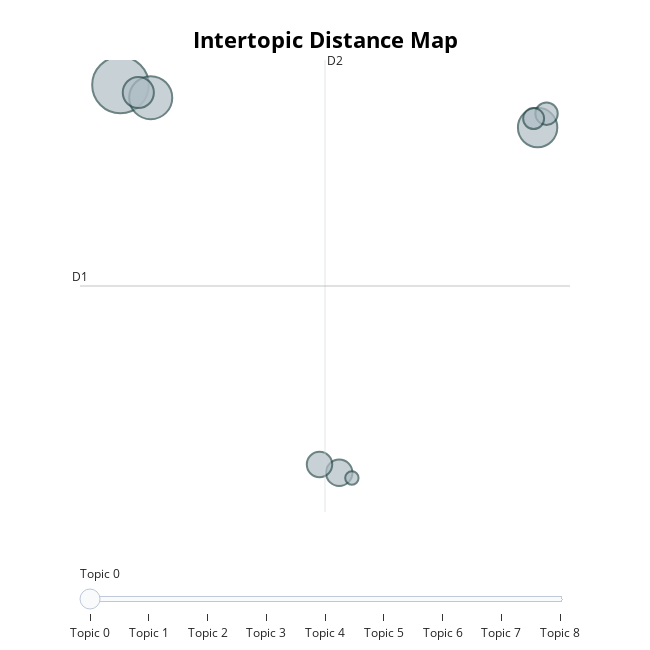
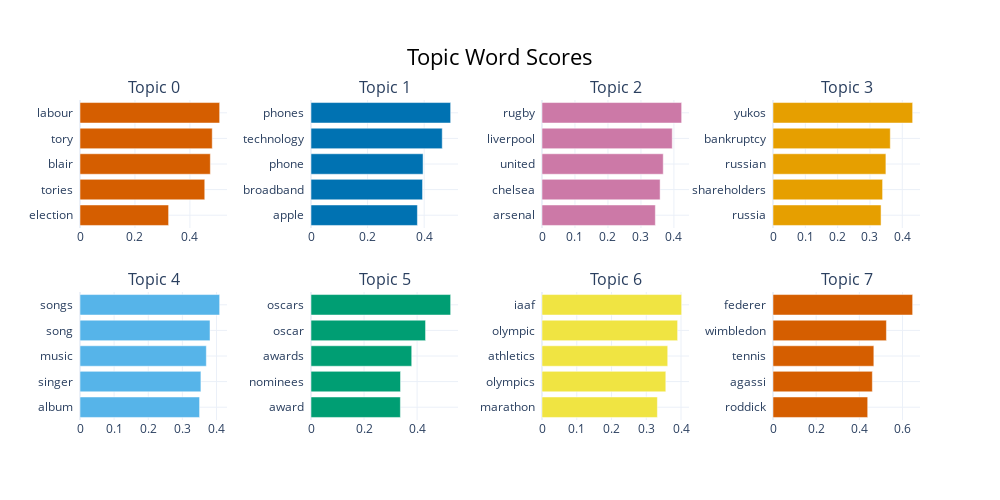

Source (notebook cell) for these figures, in order:
### Code cell
info_df_enhanced = topic_model_baseline.get_topic_info()
clean_df_enhanced = info_df_enhanced[info_df["Topic"] != -1].copy()

clean_df_enhanced["Top Keywords"] = clean_df_enhanced["Representation"].apply(clean_keywords)

display_table_enhanced = clean_df_enhanced[["Topic", "Count", "Top Keywords"]]

display(display_table_enhanced.head(5))

fig_map_enhanced = topic_model_baseline.visualize_topics()
fig_map_enhanced.show()

fig_bar_enhanced = topic_model_baseline.visualize_barchart(top_n_topics=8)
fig_bar_enhanced.show()

### Figure 1 — Plotly figure (JSON) as saved in the notebook; plotly's stock layout.template omitted (floating-point values rounded to 4 significant figures)
{"data": [{"customdata": [[0, "labour | tory | blair | tories | election", 357], [1, "phones | technology | phone | broadband | apple", 207], [2, "rugby | liverpool | united | chelsea | arsenal", 173], [3, "yukos | bankruptcy | russian | shareholders | russia", 108], [4, "songs | song | music | singer | album", 78], [5, "oscars | oscar | awards | nominees | award", 72], [6, "iaaf | olympic | athletics | olympics | marathon", 56], [7, "federer | wimbledon | tennis | agassi | roddick", 49], [8, "eviction | itv1 | celebrity | housemates | bbc", 20]], "hovertemplate": "<b>Topic %{customdata[0]}</b><br>%{customdata[1]}<br>Size: %{customdata[2]}", "legendgroup": "", "marker": {"color": "#B0BEC5", "size": [357, 207, 173, 108, 78, 72, 56, 49, 20], "sizemode": "area", "sizeref": 0.2231, "symbol": "circle", "line": {"color": "DarkSlateGrey", "width": 2}}, "mode": "markers", "name": "", "orientation": "v", "showlegend": false, "x": [-6.416, -5.697, 3.506, -5.992, -1.213, -1.682, 3.718, 3.411, -0.9122], "xaxis": "x", "y": [9.498, 8.776, 7.074, 9.068, -12.6, -12.13, 7.863, 7.587, -12.9], "yaxis": "y", "type": "scatter"}], "layout": {"xaxis": {"anchor": "y", "domain": [0.0, 1.0], "title": {"text": ""}, "visible": false, "range": [-7.379, 4.276]}, "yaxis": {"anchor": "x", "domain": [0.0, 1.0], "title": {"text": ""}, "visible": false, "range": [-14.84, 10.92]}, "legend": {"tracegroupgap": 0, "itemsizing": "constant"}, "margin": {"t": 60}, "title": {"font": {"size": 22, "color": "Black"}, "text": "<b>Intertopic Distance Map</b>", "y": 0.95, "x": 0.5, "xanchor": "center", "yanchor": "top"}, "hoverlabel": {"font": {"size": 16, "family": "Rockwell"}, "bgcolor": "white"}, "width": 650, "height": 650, "sliders": [{"active": 0, "pad": {"t": 50}, "steps": [{"args": [{"marker.color": [["red", "#B0BEC5", "#B0BEC5", "#B0BEC5", "#B0BEC5", "#B0BEC5", "#B0BEC5", "#B0BEC5", "#B0BEC5"]]}], "label": "Topic 0", "method": "update"}, {"args": [{"marker.color": [["#B0BEC5", "red", "#B0BEC5", "#B0BEC5", "#B0BEC5", "#B0BEC5", "#B0BEC5", "#B0BEC5", "#B0BEC5"]]}], "label": "Topic 1", "method": "update"}, {"args": [{"marker.color": [["#B0BEC5", "#B0BEC5", "red", "#B0BEC5", "#B0BEC5", "#B0BEC5", "#B0BEC5", "#B0BEC5", "#B0BEC5"]]}], "label": "Topic 2", "method": "update"}, {"args": [{"marker.color": [["#B0BEC5", "#B0BEC5", "#B0BEC5", "red", "#B0BEC5", "#B0BEC5", "#B0BEC5", "#B0BEC5", "#B0BEC5"]]}], "label": "Topic 3", "method": "update"}, {"args": [{"marker.color": [["#B0BEC5", "#B0BEC5", "#B0BEC5", "#B0BEC5", "red", "#B0BEC5", "#B0BEC5", "#B0BEC5", "#B0BEC5"]]}], "label": "Topic 4", "method": "update"}, {"args": [{"marker.color": [["#B0BEC5", "#B0BEC5", "#B0BEC5", "#B0BEC5", "#B0BEC5", "red", "#B0BEC5", "#B0BEC5", "#B0BEC5"]]}], "label": "Topic 5", "method": "update"}, {"args": [{"marker.color": [["#B0BEC5", "#B0BEC5", "#B0BEC5", "#B0BEC5", "#B0BEC5", "#B0BEC5", "red", "#B0BEC5", "#B0BEC5"]]}], "label": "Topic 6", "method": "update"}, {"args": [{"marker.color": [["#B0BEC5", "#B0BEC5", "#B0BEC5", "#B0BEC5", "#B0BEC5", "#B0BEC5", "#B0BEC5", "red", "#B0BEC5"]]}], "label": "Topic 7", "method": "update"}, {"args": [{"marker.color": [["#B0BEC5", "#B0BEC5", "#B0BEC5", "#B0BEC5", "#B0BEC5", "#B0BEC5", "#B0BEC5", "#B0BEC5", "red"]]}], "label": "Topic 8", "method": "update"}]}], "shapes": [{"line": {"color": "#CFD8DC", "width": 2}, "type": "line", "x0": -1.551, "x1": -1.551, "y0": -14.84, "y1": 10.92}, {"line": {"color": "#9E9E9E", "width": 2}, "type": "line", "x0": -7.379, "x1": 4.276, "y0": -1.956, "y1": -1.956}], "annotations": [{"showarrow": false, "text": "D1", "x": -7.379, "y": -1.956, "yshift": 10}, {"showarrow": false, "text": "D2", "x": -1.551, "xshift": 10, "y": 10.92}]}}

### Figure 2 — Plotly figure (JSON) as saved in the notebook; plotly's stock layout.template omitted (floating-point values rounded to 4 significant figures)
{"data": [{"marker": {"color": "#D55E00"}, "orientation": "h", "x": [0.3224, 0.454, 0.4743, 0.4812, 0.5082], "y": ["election  ", "tories  ", "blair  ", "tory  ", "labour  "], "type": "bar", "xaxis": "x", "yaxis": "y"}, {"marker": {"color": "#0072B2"}, "orientation": "h", "x": [0.3761, 0.3942, 0.3961, 0.4638, 0.4935], "y": ["apple  ", "broadband  ", "phone  ", "technology  ", "phones  "], "type": "bar", "xaxis": "x2", "yaxis": "y2"}, {"marker": {"color": "#CC79A7"}, "orientation": "h", "x": [0.3437, 0.3581, 0.3676, 0.3949, 0.4234], "y": ["arsenal  ", "chelsea  ", "united  ", "liverpool  ", "rugby  "], "type": "bar", "xaxis": "x3", "yaxis": "y3"}, {"marker": {"color": "#E69F00"}, "orientation": "h", "x": [0.3343, 0.3391, 0.3493, 0.3629, 0.4321], "y": ["russia  ", "shareholders  ", "russian  ", "bankruptcy  ", "yukos  "], "type": "bar", "xaxis": "x4", "yaxis": "y4"}, {"marker": {"color": "#56B4E9"}, "orientation": "h", "x": [0.3504, 0.3543, 0.3702, 0.381, 0.4093], "y": ["album  ", "singer  ", "music  ", "song  ", "songs  "], "type": "bar", "xaxis": "x5", "yaxis": "y5"}, {"marker": {"color": "#009E73"}, "orientation": "h", "x": [0.3371, 0.3376, 0.3798, 0.432, 0.5266], "y": ["award  ", "nominees  ", "awards  ", "oscar  ", "oscars  "], "type": "bar", "xaxis": "x6", "yaxis": "y6"}, {"marker": {"color": "#F0E442"}, "orientation": "h", "x": [0.332, 0.3562, 0.3618, 0.3902, 0.4018], "y": ["marathon  ", "olympics  ", "athletics  ", "olympic  ", "iaaf  "], "type": "bar", "xaxis": "x7", "yaxis": "y7"}, {"marker": {"color": "#D55E00"}, "orientation": "h", "x": [0.4387, 0.4603, 0.4672, 0.5255, 0.647], "y": ["roddick  ", "agassi  ", "tennis  ", "wimbledon  ", "federer  "], "type": "bar", "xaxis": "x8", "yaxis": "y8"}], "layout": {"xaxis": {"anchor": "y", "domain": [0.0, 0.175], "showgrid": true}, "yaxis": {"anchor": "x", "domain": [0.6, 1.0], "showgrid": true}, "xaxis2": {"anchor": "y2", "domain": [0.275, 0.45], "showgrid": true}, "yaxis2": {"anchor": "x2", "domain": [0.6, 1.0], "showgrid": true}, "xaxis3": {"anchor": "y3", "domain": [0.55, 0.725], "showgrid": true}, "yaxis3": {"anchor": "x3", "domain": [0.6, 1.0], "showgrid": true}, "xaxis4": {"anchor": "y4", "domain": [0.825, 1.0], "showgrid": true}, "yaxis4": {"anchor": "x4", "domain": [0.6, 1.0], "showgrid": true}, "xaxis5": {"anchor": "y5", "domain": [0.0, 0.175], "showgrid": true}, "yaxis5": {"anchor": "x5", "domain": [0.0, 0.4], "showgrid": true}, "xaxis6": {"anchor": "y6", "domain": [0.275, 0.45], "showgrid": true}, "yaxis6": {"anchor": "x6", "domain": [0.0, 0.4], "showgrid": true}, "xaxis7": {"anchor": "y7", "domain": [0.55, 0.725], "showgrid": true}, "yaxis7": {"anchor": "x7", "domain": [0.0, 0.4], "showgrid": true}, "xaxis8": {"anchor": "y8", "domain": [0.825, 1.0], "showgrid": true}, "yaxis8": {"anchor": "x8", "domain": [0.0, 0.4], "showgrid": true}, "annotations": [{"font": {"size": 16}, "showarrow": false, "text": "Topic 0", "x": 0.0875, "xanchor": "center", "xref": "paper", "y": 1.0, "yanchor": "bottom", "yref": "paper"}, {"font": {"size": 16}, "showarrow": false, "text": "Topic 1", "x": 0.3625, "xanchor": "center", "xref": "paper", "y": 1.0, "yanchor": "bottom", "yref": "paper"}, {"font": {"size": 16}, "showarrow": false, "text": "Topic 2", "x": 0.6375, "xanchor": "center", "xref": "paper", "y": 1.0, "yanchor": "bottom", "yref": "paper"}, {"font": {"size": 16}, "showarrow": false, "text": "Topic 3", "x": 0.9125, "xanchor": "center", "xref": "paper", "y": 1.0, "yanchor": "bottom", "yref": "paper"}, {"font": {"size": 16}, "showarrow": false, "text": "Topic 4", "x": 0.0875, "xanchor": "center", "xref": "paper", "y": 0.4, "yanchor": "bottom", "yref": "paper"}, {"font": {"size": 16}, "showarrow": false, "text": "Topic 5", "x": 0.3625, "xanchor": "center", "xref": "paper", "y": 0.4, "yanchor": "bottom", "yref": "paper"}, {"font": {"size": 16}, "showarrow": false, "text": "Topic 6", "x": 0.6375, "xanchor": "center", "xref": "paper", "y": 0.4, "yanchor": "bottom", "yref": "paper"}, {"font": {"size": 16}, "showarrow": false, "text": "Topic 7", "x": 0.9125, "xanchor": "center", "xref": "paper", "y": 0.4, "yanchor": "bottom", "yref": "paper"}], "title": {"font": {"size": 22, "color": "Black"}, "text": "Topic Word Scores", "x": 0.5, "xanchor": "center", "yanchor": "top"}, "hoverlabel": {"font": {"size": 16, "family": "Rockwell"}, "bgcolor": "white"}, "showlegend": false, "width": 1000, "height": 500}}
